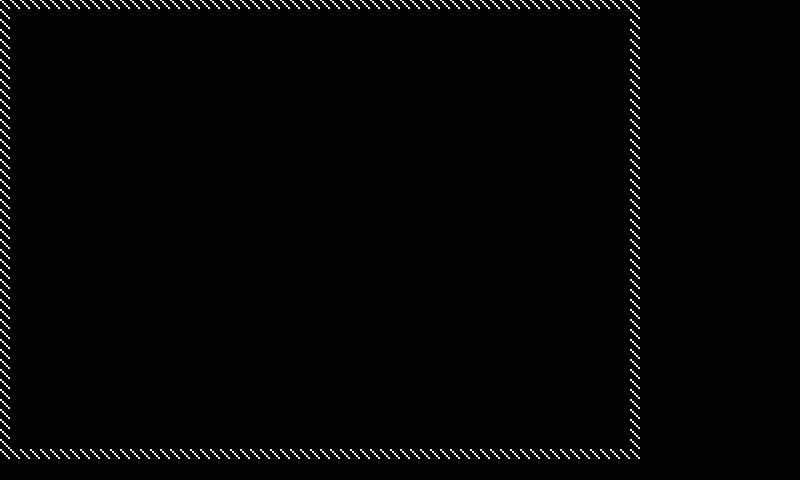

A level layout from a 2D game, rendered from its tile map. Below: a short description, then the map file with tile-grid data replaced by summaries:
An orthogonal 80x48 tile map with 10x10 px tiles, 1 tile layer (Tile Layer 1), 3 tilesets.

<map version="1.0" orientation="orthogonal" renderorder="right-down" width="80" height="48" tilewidth="10" tileheight="10" nextobjectid="11">
 <tileset firstgid="1" name="debug10x10" tilewidth="10" tileheight="10" tilecount="1" columns="1">
  <image source="../assets/graphics/debug/tile10x10.gif" width="10" height="10" />
 </tileset>
 <tileset firstgid="2" name="box" tilewidth="40" tileheight="40" tilecount="1" columns="1">
  <image source="../assets/graphics/debug/box.gif" width="40" height="40" />
 </tileset>
 <tileset firstgid="3" name="debug_door" tilewidth="50" tileheight="80" tilecount="6" columns="6">
  <image source="../assets/graphics/debug/door.gif" width="300" height="80" />
 </tileset>
 <layer name="Tile Layer 1" width="80" height="48" offsetx="0" offsety="-1">
  <data>[3840 cells, 216 non-empty, 1 distinct tile ids]</data>
 </layer>
</map>
